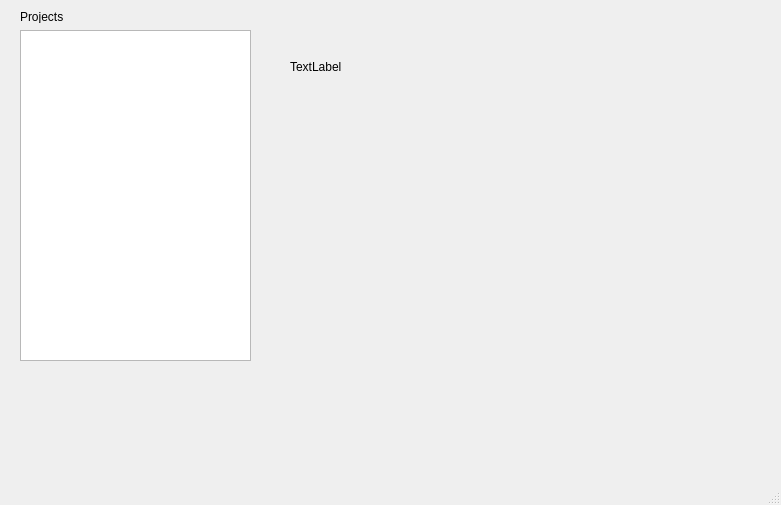
<?xml version="1.0" encoding="UTF-8"?>
<ui version="4.0">
 <class>MainWindow</class>
 <widget class="QMainWindow" name="MainWindow">
  <property name="geometry">
   <rect>
    <x>0</x>
    <y>0</y>
    <width>781</width>
    <height>505</height>
   </rect>
  </property>
  <property name="windowTitle">
   <string>Pickit</string>
  </property>
  <widget class="QWidget" name="centralwidget">
   <widget class="QListWidget" name="projects">
    <property name="geometry">
     <rect>
      <x>20</x>
      <y>30</y>
      <width>231</width>
      <height>331</height>
     </rect>
    </property>
   </widget>
   <widget class="QLabel" name="label">
    <property name="geometry">
     <rect>
      <x>20</x>
      <y>10</y>
      <width>47</width>
      <height>13</height>
     </rect>
    </property>
    <property name="text">
     <string>Projects</string>
    </property>
   </widget>
   <widget class="QLabel" name="labelTest">
    <property name="geometry">
     <rect>
      <x>290</x>
      <y>60</y>
      <width>441</width>
      <height>301</height>
     </rect>
    </property>
    <property name="text">
     <string>TextLabel</string>
    </property>
    <property name="alignment">
     <set>Qt::AlignLeading|Qt::AlignLeft|Qt::AlignTop</set>
    </property>
   </widget>
  </widget>
  <widget class="QMenuBar" name="menubar">
   <property name="geometry">
    <rect>
     <x>0</x>
     <y>0</y>
     <width>781</width>
     <height>21</height>
    </rect>
   </property>
  </widget>
  <widget class="QStatusBar" name="statusbar"/>
 </widget>
 <resources/>
 <connections/>
</ui>
